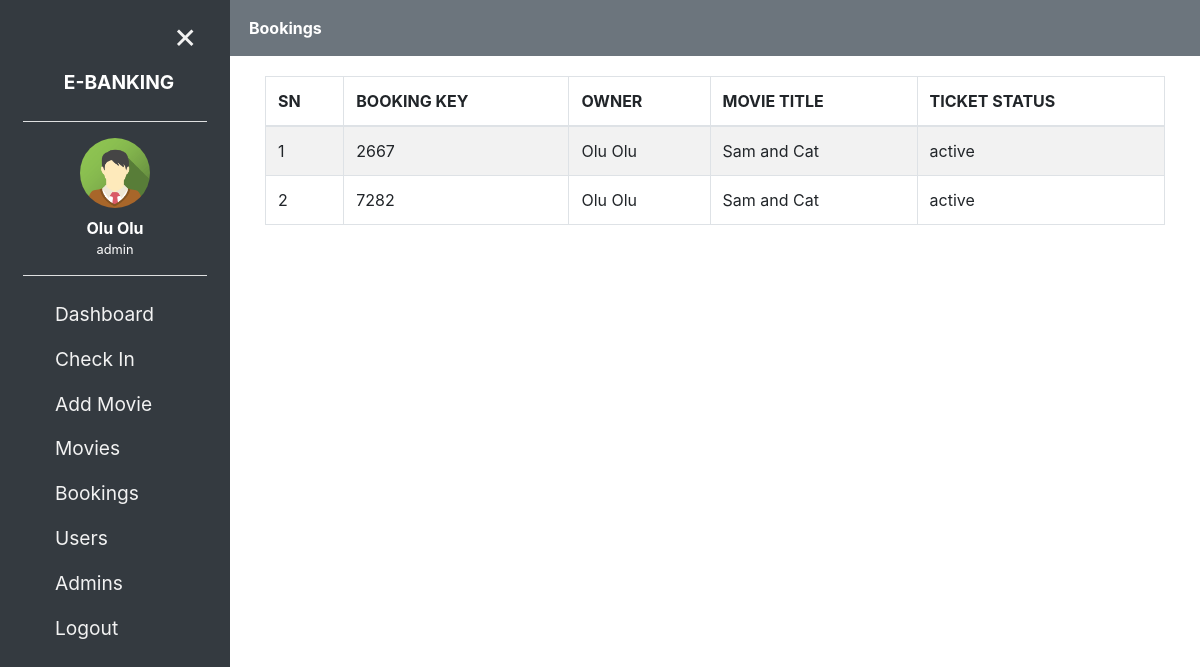
/admin/bookings.php (signed in), run on the app's committed database.
### tables this page shows
CREATE TABLE `bookings` (
  `id` int(5) NOT NULL,
  `booking_key` int(10) NOT NULL,
  `seat_no` int(3) NOT NULL,
  `user_id` int(50) NOT NULL,
  `movie_id` int(5) NOT NULL,
  `status_id` int(15) NOT NULL
);

CREATE TABLE `user` (
  `id` int(5) NOT NULL,
  `firstname` varchar(20) NOT NULL,
  `lastname` varchar(20) NOT NULL,
  `email` varchar(50) NOT NULL,
  `password` varchar(50) NOT NULL,
  `gender` varchar(10) NOT NULL,
  `user_type_id` int(5) NOT NULL,
  `phone_number` int(15) NOT NULL,
  `picture` varchar(50) NOT NULL
);

CREATE TABLE `movies` (
  `id` int(5) NOT NULL,
  `title` varchar(50) NOT NULL,
  `language` varchar(20) NOT NULL,
  `rating` varchar(10) NOT NULL,
  `genre` varchar(15) NOT NULL,
  `release_date` datetime(5) NOT NULL DEFAULT current_timestamp(5),
  `show_date` varchar(5) NOT NULL,
  `show_time` varchar(10) NOT NULL,
  `show_price` int(10) NOT NULL,
  `picture` varchar(50) NOT NULL
);

CREATE TABLE `booking_status` (
  `id` int(5) NOT NULL,
  `status` varchar(15) NOT NULL
);

### admin/bookings.php (the view, shortened to what this page needs)
<?php session_start();
	require('../mycon.php');
	if(isset($_SESSION['user_id'])){
?>
<!DOCTYPE html>
<html lang="en">
<head>
	<?php
    	include 'links.php';
	?>
</head>
<body>
	<div>
        <?php
            include "sidenav.php";
        ?>
    </div>
    <nav class="bg-secondary p-3">
        <span class="cursor-pointer open-bar text-white px-2 py-1 bg-secondary" onclick="openNav()">
            <span><i class="fa fa-bars"></i></span>
        </span>
        <span class="dashboardClass text-white font-weight-bold" style="padding-left: 200px !important">Bookings</span>
    </nav>
	<main id="main">
		<div class="container-fluid">
			<div class="row">
				<div class="col-sm-12 col-md-12 col-lg-12 col-xl-12">
					<table class="table table-bordered table-responsive-sm table-hover table-striped">
						<thead>
							<tr>
								<th>SN</th>
								<th>BOOKING KEY</th>
								<th>OWNER</th>
								<th>MOVIE TITLE</th>
								<th>TICKET STATUS</th>
							</tr>
						</thead>
						<tbody>
							<?php
								$query = mysqli_query($con, "SELECT booking_key, user.firstname, user.lastname, movies.title, booking_status.status FROM bookings JOIN user ON bookings.user_id = user.id JOIN movies ON bookings.movie_id = movies.id JOIN booking_status ON bookings.status_id = booking_status.id");
								$no = 0;
								while ($r = mysqli_fetch_array($query)) {
									$no++;
									echo "<tr>
										<td>".$no."</td>
										<td>".$r['booking_key']."</td>
										<td>".$r['firstname']." ".$r['lastname']."</td>
										<td>".$r['title']."</td>
										<td>".$r['status']."</td>
									</tr>";
								}
							?>
						</tbody>
					</table>
				</div>
			</div>
		</div>
	</main>
</body>
</html>
<?php
} else {
	header("Location: login.php");
}
?>

### dashboardStyles.css (style rules this page uses)
#main, #main1, #main2 { margin-left: 230px; transition: margin-left .5s; padding: 20px; }
.cursor-pointer { cursor: pointer; }

### data on the page
bookings: booking_key "2667", user.firstname "Olu", user.lastname "Olu", movie.title "Sam and Cat", status.status "active"
bookings: booking_key "7282", user.firstname "Olu", user.lastname "Olu", movie.title "Sam and Cat", status.status "active"

### other printed values
$_SESSION['fname'] "Olu"
